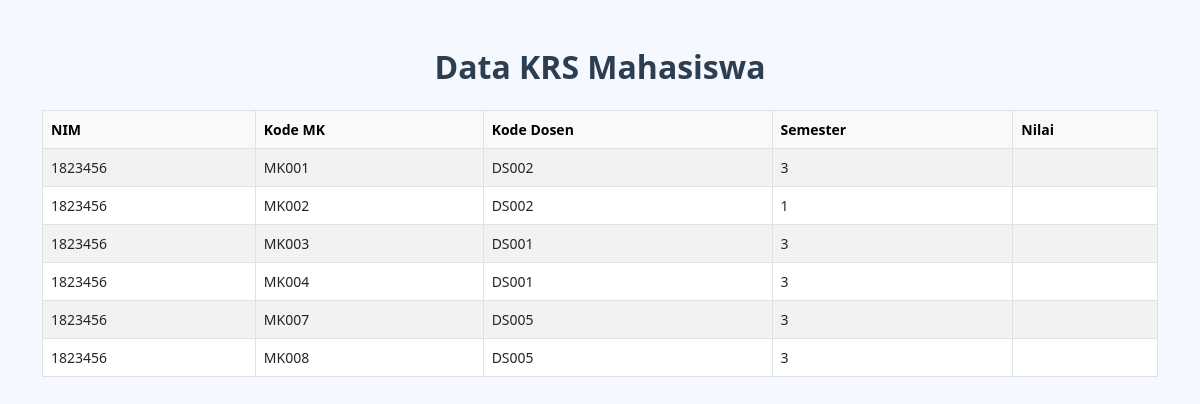
The page /uas_basisdata_tiara/daftar_krs.php on the database its author committed.
### tables this page shows
CREATE TABLE `krsmahasiswa` (
  `nim` varchar(10) DEFAULT NULL,
  `kd_mk` varchar(10) DEFAULT NULL,
  `kd_ds` varchar(10) DEFAULT NULL,
  `semester` int(11) DEFAULT NULL,
  `nilai` varchar(5) DEFAULT NULL
);

### uas_basisdata_tiara/daftar_krs.php (the view, shortened to what this page needs)
<?php include 'koneksi.php'; ?>
<!DOCTYPE html>
<html>
<head>
  <link href="https://cdn.jsdelivr.net/npm/bootstrap@5.3.0/dist/css/bootstrap.min.css" rel="stylesheet">
  <link rel="stylesheet" href="style.css">
</head>
<body>
  <div class="container mt-5">
    <h2 class="text-center mb-4">Data KRS Mahasiswa</h2>
    <table class="table table-bordered table-striped">
      <thead class="table-light">
        <tr>
          <th>NIM</th>
          <th>Kode MK</th>
          <th>Kode Dosen</th>
          <th>Semester</th>
          <th>Nilai</th>
        </tr>
      </thead>
      <tbody>
        <?php
        $sql = "SELECT * FROM krsmahasiswa";
        $result = mysqli_query($conn, $sql);
        while($row = mysqli_fetch_assoc($result)) {
          echo "<tr>
                  <td>{$row['nim']}</td>
                  <td>{$row['kd_mk']}</td>
                  <td>{$row['kd_ds']}</td>
                  <td>{$row['semester']}</td>
                  <td>{$row['nilai']}</td>
                </tr>";
        }
        ?>
      </tbody>
    </table>
  </div>
</body>
</html>

### uas_basisdata_tiara/style.css (style rules this page uses)
body { background-color: #f5f9ff; font-family: 'Segoe UI', sans-serif; padding-bottom: 50px; }
h2 { color: #2c3e50; text-align: center; margin-bottom: 30px; }
.table { font-size: 14px; }
h2 { font-weight: bold; color: #2c3e50; }

### rows shown on the page
krsmahasiswa: nim "1823456", kd_mk "MK001", kd_ds "DS002", semester "3"
krsmahasiswa: nim "1823456", kd_mk "MK002", kd_ds "DS002", semester "1"
krsmahasiswa: nim "1823456", kd_mk "MK003", kd_ds "DS001", semester "3"
krsmahasiswa: nim "1823456", kd_mk "MK004", kd_ds "DS001", semester "3"
krsmahasiswa: nim "1823456", kd_mk "MK007", kd_ds "DS005", semester "3"
krsmahasiswa: nim "1823456", kd_mk "MK008", kd_ds "DS005", semester "3"
